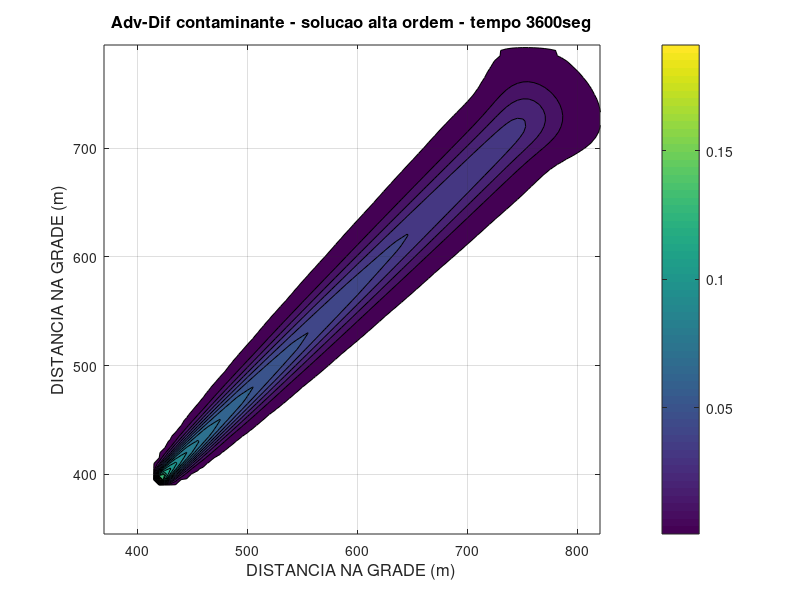

MATLAB code for this plot:
% Solucao da equacao da adveccao - difusao 2D com esquema de alta ordem

clear all; close all; clc

jmax=170;           % numero de colunas da grade 
kmax=160;           % numero de linhas da grade
nmax=250;           % numero de passos de tempo de simulacao

dx=5;               % espacamento horizontal na direcao x, em m
dx2=dx*dx;
dy=5;               % espacamento horizontal na direcao y, em m
dy2=dy*dy;
dt=15;              % passo de tempo, em segundos
Dh=0.1;             % coeficiente de difusao horizontal, em m2/s
qhu=dt*Dh/dx2;
qhv=dt*Dh/dy2;
concorte=0.001;     % concentracao de corte para graficos
xgrid=((1:jmax)-1)*dx;
ygrid=((1:kmax)-1)*dy;

freqplot=30;        % frequencia de plotagem

kdesp=80;jdesp=85;  % local do despejo continuo
despejo=0.1;        % lancamento continuo

umed=0.1;   % velocidade media na direcao ew, em m/s
vmed=0.1;   % velocidade media na direcao ns, em m/s

%inicializacao das matrizes:
fant=zeros(kmax,jmax);
fatu=zeros(kmax,jmax);
fren=zeros(kmax,jmax);
fdespejo=zeros(kmax,jmax);

%Condicao inicial
fdespejo(kdesp,jdesp)=despejo;

% Loop do tempo
for n=3:nmax
% Termos T1 adveccao em x e T2 adveccao em y 
% Termos T3 difusao em x e T4 difusao em y 

T1=(dt/dx)*umed.*(fatu(2:end-1,3:end)-fatu(2:end-1,1:end-2));
T2=(dt/dy)*vmed.*(fatu(3:end,2:end-1)-fatu(1:end-2,2:end-1)); 
T3=qhu*(fant(2:end-1,3:end)-2*fant(2:end-1,2:end-1)+fant(2:end-1,1:end-2));    
T4=qhv*(fant(3:end,2:end-1)-2*fant(2:end-1,2:end-1)+fant(1:end-2,2:end-1));    
fren(2:end-1,2:end-1)=fant(2:end-1,2:end-1)-T1-T2+T3+T4;
fren(fren<0)=0;
fren=fren+fdespejo;
fant=fatu;
fatu=fren;
conmax=max(max(fatu));

% plot de resultados
    if rem(n,freqplot)==0
        contourf(xgrid,ygrid,fatu,[concorte:0.01:conmax]);
        axis([xgrid(jdesp-10) xgrid(jdesp+80) ygrid(kdesp-10) ygrid(kdesp+80)]);
        grid
        colorbar
        tempo=n*dt;
        title(['Adv-Dif contaminante - solucao alta ordem - tempo ',...
            num2str(tempo),'seg'],'fontsize',12)
        xlabel('DISTANCIA NA GRADE (m)','fontsize',12)
        ylabel('DISTANCIA NA GRADE (m)','fontsize',12)
        F(n)=getframe;
    end
end    